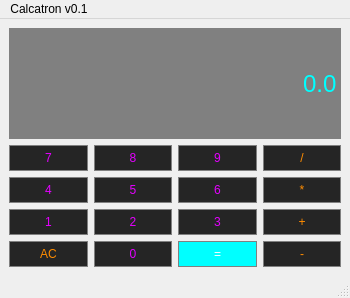
<?xml version="1.0" encoding="UTF-8"?>
<ui version="4.0">
 <class>Calculator</class>
 <widget class="QMainWindow" name="Calculator">
  <property name="geometry">
   <rect>
    <x>0</x>
    <y>0</y>
    <width>350</width>
    <height>298</height>
   </rect>
  </property>
  <property name="windowTitle">
   <string>Calculator</string>
  </property>
  <widget class="QWidget" name="centralwidget">
   <layout class="QGridLayout" name="gridLayout">
    <item row="5" column="3">
     <widget class="QPushButton" name="Add">
      <property name="sizePolicy">
       <sizepolicy hsizetype="Preferred" vsizetype="Preferred">
        <horstretch>0</horstretch>
        <verstretch>0</verstretch>
       </sizepolicy>
      </property>
      <property name="styleSheet">
       <string notr="true">QPushButton {
	background-color: #252525;
	border: 1px solid gray;
	padding: 5px;
	color: #FF8C00;
}

QPushButton:pressed {
	background-color: #A9A9A9;
	border: 1px solid gray;
	padding: 5px;
}</string>
      </property>
      <property name="text">
       <string>+</string>
      </property>
     </widget>
    </item>
    <item row="4" column="0">
     <widget class="QPushButton" name="Button_4">
      <property name="sizePolicy">
       <sizepolicy hsizetype="Preferred" vsizetype="Preferred">
        <horstretch>0</horstretch>
        <verstretch>0</verstretch>
       </sizepolicy>
      </property>
      <property name="styleSheet">
       <string notr="true">QPushButton {
	background-color: #252525;
	border: 1px solid gray;
	padding: 5px;
	color: #E400FF
}

QPushButton:pressed {
	background-color: #A9A9A9;
	border: 1px solid gray;
	padding: 5px;
}</string>
      </property>
      <property name="text">
       <string>4</string>
      </property>
     </widget>
    </item>
    <item row="3" column="3">
     <widget class="QPushButton" name="Divide">
      <property name="sizePolicy">
       <sizepolicy hsizetype="Preferred" vsizetype="Preferred">
        <horstretch>0</horstretch>
        <verstretch>0</verstretch>
       </sizepolicy>
      </property>
      <property name="styleSheet">
       <string notr="true">QPushButton {
	background-color: #252525;
	border: 1px solid gray;
	padding: 5px;
	color: #FF8C00;
}

QPushButton:pressed {
	background-color: #A9A9A9;
	border: 1px solid gray;
	padding: 5px;
}</string>
      </property>
      <property name="text">
       <string>/</string>
      </property>
     </widget>
    </item>
    <item row="5" column="2">
     <widget class="QPushButton" name="Button_3">
      <property name="sizePolicy">
       <sizepolicy hsizetype="Preferred" vsizetype="Preferred">
        <horstretch>0</horstretch>
        <verstretch>0</verstretch>
       </sizepolicy>
      </property>
      <property name="styleSheet">
       <string notr="true">QPushButton {
	background-color: #252525;
	border: 1px solid gray;
	padding: 5px;
	color: #E400FF
}

QPushButton:pressed {
	background-color: #A9A9A9;
	border: 1px solid gray;
	padding: 5px;
}</string>
      </property>
      <property name="text">
       <string>3</string>
      </property>
     </widget>
    </item>
    <item row="4" column="2">
     <widget class="QPushButton" name="Button_6">
      <property name="sizePolicy">
       <sizepolicy hsizetype="Preferred" vsizetype="Preferred">
        <horstretch>0</horstretch>
        <verstretch>0</verstretch>
       </sizepolicy>
      </property>
      <property name="styleSheet">
       <string notr="true">QPushButton {
	background-color: #252525;
	border: 1px solid gray;
	padding: 5px;
	color: #E400FF
}

QPushButton:pressed {
	background-color: #A9A9A9;
	border: 1px solid gray;
	padding: 5px;
}</string>
      </property>
      <property name="text">
       <string>6</string>
      </property>
     </widget>
    </item>
    <item row="4" column="3">
     <widget class="QPushButton" name="Multiply">
      <property name="sizePolicy">
       <sizepolicy hsizetype="Preferred" vsizetype="Preferred">
        <horstretch>0</horstretch>
        <verstretch>0</verstretch>
       </sizepolicy>
      </property>
      <property name="styleSheet">
       <string notr="true">QPushButton {
	background-color: #252525;
	border: 1px solid gray;
	padding: 5px;
	color: #FF8C00;
}

QPushButton:pressed {
	background-color: #A9A9A9;
	border: 1px solid gray;
	padding: 5px;
}</string>
      </property>
      <property name="text">
       <string>*</string>
      </property>
     </widget>
    </item>
    <item row="5" column="1">
     <widget class="QPushButton" name="Button_2">
      <property name="sizePolicy">
       <sizepolicy hsizetype="Preferred" vsizetype="Preferred">
        <horstretch>0</horstretch>
        <verstretch>0</verstretch>
       </sizepolicy>
      </property>
      <property name="styleSheet">
       <string notr="true">QPushButton {
	background-color: #252525;
	border: 1px solid gray;
	padding: 5px;
	color: #E400FF
}

QPushButton:pressed {
	background-color: #A9A9A9;
	border: 1px solid gray;
	padding: 5px;
}</string>
      </property>
      <property name="text">
       <string>2</string>
      </property>
     </widget>
    </item>
    <item row="5" column="0">
     <widget class="QPushButton" name="Button_1">
      <property name="sizePolicy">
       <sizepolicy hsizetype="Preferred" vsizetype="Preferred">
        <horstretch>0</horstretch>
        <verstretch>0</verstretch>
       </sizepolicy>
      </property>
      <property name="styleSheet">
       <string notr="true">QPushButton {
	background-color: #252525;
	border: 1px solid gray;
	padding: 5px;
	color: #E400FF
}

QPushButton:pressed {
	background-color: #A9A9A9;
	border: 1px solid gray;
	padding: 5px;
}</string>
      </property>
      <property name="text">
       <string>1</string>
      </property>
     </widget>
    </item>
    <item row="6" column="1">
     <widget class="QPushButton" name="Button_0">
      <property name="sizePolicy">
       <sizepolicy hsizetype="Preferred" vsizetype="Preferred">
        <horstretch>0</horstretch>
        <verstretch>0</verstretch>
       </sizepolicy>
      </property>
      <property name="styleSheet">
       <string notr="true">QPushButton {
	background-color: #252525;
	border: 1px solid gray;
	padding: 5px;
	color: #E400FF
}

QPushButton:pressed {
	background-color: #A9A9A9;
	border: 1px solid gray;
	padding: 5px;
}</string>
      </property>
      <property name="text">
       <string>0</string>
      </property>
     </widget>
    </item>
    <item row="3" column="0">
     <widget class="QPushButton" name="Button_7">
      <property name="sizePolicy">
       <sizepolicy hsizetype="Preferred" vsizetype="Preferred">
        <horstretch>0</horstretch>
        <verstretch>0</verstretch>
       </sizepolicy>
      </property>
      <property name="styleSheet">
       <string notr="true">QPushButton {
	background-color: #252525;
	border: 1px solid gray;
	padding: 5px;
	color: #E400FF
}

QPushButton:pressed {
	background-color: #A9A9A9;
	border: 1px solid gray;
	padding: 5px;
}</string>
      </property>
      <property name="text">
       <string>7</string>
      </property>
     </widget>
    </item>
    <item row="6" column="2">
     <widget class="QPushButton" name="Equals">
      <property name="sizePolicy">
       <sizepolicy hsizetype="Preferred" vsizetype="Preferred">
        <horstretch>0</horstretch>
        <verstretch>0</verstretch>
       </sizepolicy>
      </property>
      <property name="styleSheet">
       <string notr="true">QPushButton {
	background-color: #00FFFF;
	border: 1px solid gray;
	padding: 5px;
	color: #FFFFFF;
}

QPushButton:pressed {
	background-color: #008080;
	border: 1px solid gray;
	padding: 5px;
}</string>
      </property>
      <property name="text">
       <string>=</string>
      </property>
     </widget>
    </item>
    <item row="3" column="1">
     <widget class="QPushButton" name="Button_8">
      <property name="sizePolicy">
       <sizepolicy hsizetype="Preferred" vsizetype="Preferred">
        <horstretch>0</horstretch>
        <verstretch>0</verstretch>
       </sizepolicy>
      </property>
      <property name="styleSheet">
       <string notr="true">QPushButton {
	background-color: #252525;
	border: 1px solid gray;
	padding: 5px;
	color: #E400FF
}

QPushButton:pressed {
	background-color: #A9A9A9;
	border: 1px solid gray;
	padding: 5px;
}</string>
      </property>
      <property name="text">
       <string>8</string>
      </property>
     </widget>
    </item>
    <item row="4" column="1">
     <widget class="QPushButton" name="Button_5">
      <property name="sizePolicy">
       <sizepolicy hsizetype="Preferred" vsizetype="Preferred">
        <horstretch>0</horstretch>
        <verstretch>0</verstretch>
       </sizepolicy>
      </property>
      <property name="styleSheet">
       <string notr="true">QPushButton {
	background-color: #252525;
	border: 1px solid gray;
	padding: 5px;
	color: #E400FF
}

QPushButton:pressed {
	background-color: #A9A9A9;
	border: 1px solid gray;
	padding: 5px;
}</string>
      </property>
      <property name="text">
       <string>5</string>
      </property>
     </widget>
    </item>
    <item row="3" column="2">
     <widget class="QPushButton" name="Button_9">
      <property name="sizePolicy">
       <sizepolicy hsizetype="Preferred" vsizetype="Preferred">
        <horstretch>0</horstretch>
        <verstretch>0</verstretch>
       </sizepolicy>
      </property>
      <property name="styleSheet">
       <string notr="true">QPushButton {
	background-color: #252525;
	border: 1px solid gray;
	padding: 5px;
	color: #E400FF
}

QPushButton:pressed {
	background-color: #A9A9A9;
	border: 1px solid gray;
	padding: 5px;
}</string>
      </property>
      <property name="text">
       <string>9</string>
      </property>
     </widget>
    </item>
    <item row="6" column="3">
     <widget class="QPushButton" name="Subtract">
      <property name="sizePolicy">
       <sizepolicy hsizetype="Preferred" vsizetype="Preferred">
        <horstretch>0</horstretch>
        <verstretch>0</verstretch>
       </sizepolicy>
      </property>
      <property name="styleSheet">
       <string notr="true">QPushButton {
	background-color: #252525;
	border: 1px solid gray;
	padding: 5px;
	color: #FF8C00;
}

QPushButton:pressed {
	background-color: #A9A9A9;
	border: 1px solid gray;
	padding: 5px;
}</string>
      </property>
      <property name="text">
       <string>-</string>
      </property>
     </widget>
    </item>
    <item row="6" column="0">
     <widget class="QPushButton" name="Clear">
      <property name="sizePolicy">
       <sizepolicy hsizetype="Preferred" vsizetype="Preferred">
        <horstretch>0</horstretch>
        <verstretch>0</verstretch>
       </sizepolicy>
      </property>
      <property name="styleSheet">
       <string notr="true">QPushButton {
	background-color: #252525;
	border: 1px solid gray;
	padding: 5px;
	color: #FF8C00;
}

QPushButton:pressed {
	background-color: #A9A9A9;
	border: 1px solid gray;
	padding: 5px;
}</string>
      </property>
      <property name="text">
       <string>AC</string>
      </property>
     </widget>
    </item>
    <item row="0" column="0" colspan="4">
     <widget class="QLineEdit" name="Display">
      <property name="sizePolicy">
       <sizepolicy hsizetype="Preferred" vsizetype="Expanding">
        <horstretch>0</horstretch>
        <verstretch>0</verstretch>
       </sizepolicy>
      </property>
      <property name="font">
       <font>
        <family>Arial</family>
        <pointsize>18</pointsize>
       </font>
      </property>
      <property name="styleSheet">
       <string notr="true">QLineEdit {
	background-color: gray;
	border: 1px solid gray;
	color: #00FFFF;
}</string>
      </property>
      <property name="text">
       <string>0.0</string>
      </property>
      <property name="alignment">
       <set>Qt::AlignRight|Qt::AlignTrailing|Qt::AlignVCenter</set>
      </property>
     </widget>
    </item>
   </layout>
  </widget>
  <widget class="QMenuBar" name="menubar">
   <property name="geometry">
    <rect>
     <x>0</x>
     <y>0</y>
     <width>350</width>
     <height>21</height>
    </rect>
   </property>
   <widget class="QMenu" name="menuCalcatron_v0_1">
    <property name="title">
     <string>Calcatron v0.1</string>
    </property>
   </widget>
   <addaction name="menuCalcatron_v0_1"/>
  </widget>
  <widget class="QStatusBar" name="statusbar"/>
 </widget>
 <resources/>
 <connections/>
</ui>
